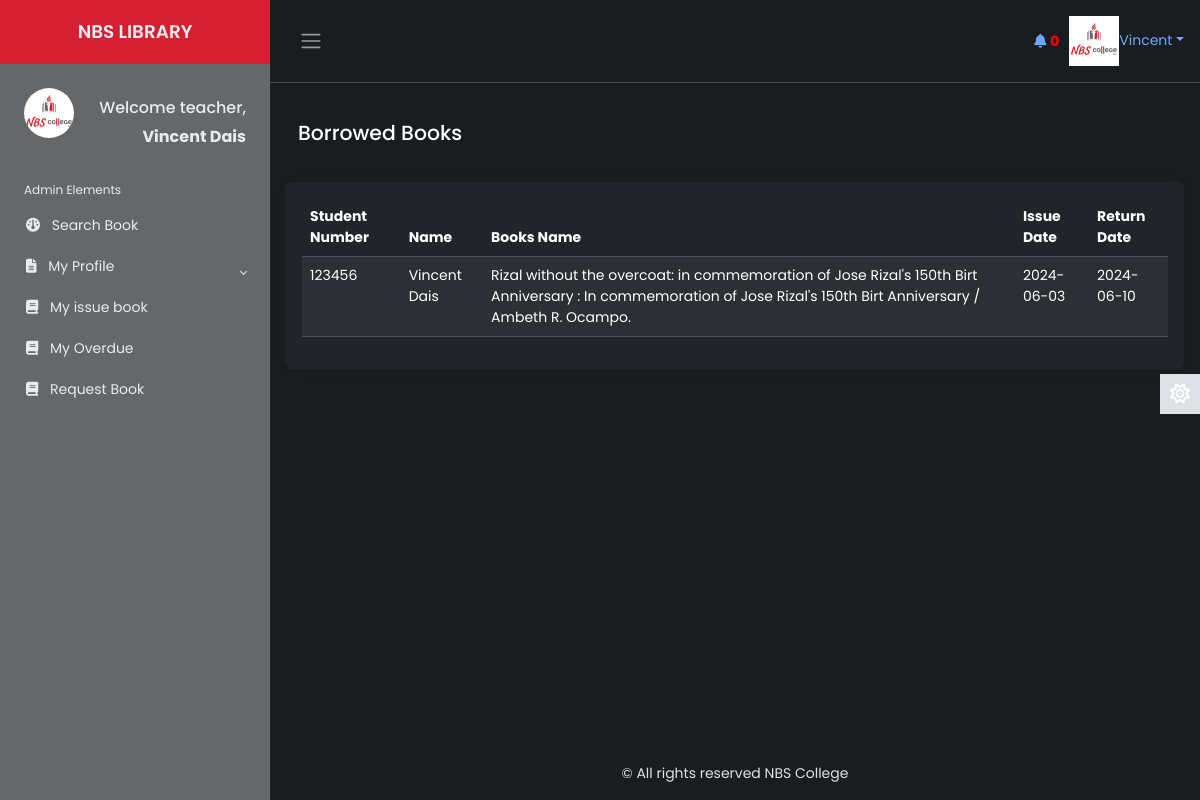
Page /Source/librarian/user/teacher/my-issued-books.php (signed in) on the earlier database version.
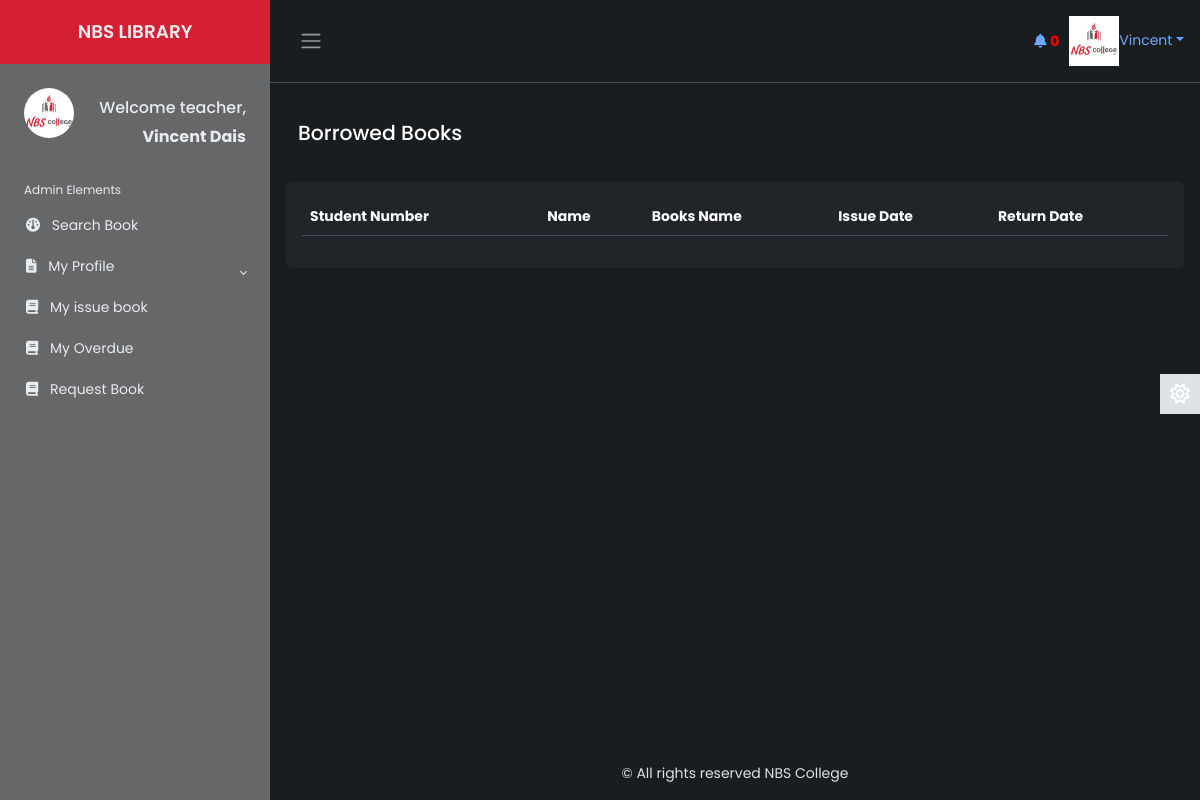
Same page on the later database version.
### tables this page shows
CREATE TABLE `teacher` (
  `id_number` varchar(20) NOT NULL,
  `first_name` varchar(50) NOT NULL,
  `last_name` varchar(50) NOT NULL,
  `middle_name` varchar(50) NOT NULL,
  `email` varchar(50) NOT NULL,
  `dept` varchar(50) NOT NULL,
  `password` varchar(50) NOT NULL,
  `user_type` varchar(50) NOT NULL,
  `photo` varchar(5000) NOT NULL,
  `status` varchar(7) NOT NULL,
  `vkey` varchar(255) NOT NULL,
  `verified` varchar(3) NOT NULL
);

CREATE TABLE `issue_book` (
  `id` bigint(20) NOT NULL,
  `utype` varchar(10) NOT NULL,
  `student_number` varchar(20) NOT NULL,
  `name` varchar(100) NOT NULL,
  `last_name` varchar(50) NOT NULL,
  `middle_name` varchar(50) NOT NULL,
  `dept` varchar(10) NOT NULL,
  `phone` varchar(20) NOT NULL,
  `email` varchar(100) NOT NULL,
  `booksname` varchar(5000) NOT NULL,
  `accession_number` varchar(5000) NOT NULL,
  `booksissuedate` varchar(10) NOT NULL,
  `booksreturndate` varchar(10) NOT NULL,
  `username` varchar(20) NOT NULL
);

### Source/librarian/user/teacher/my-issued-books.php (the view, shortened to what the changed rows need)
        <?php
    include 'inc/header.php';
    include 'inc/connection.php';
 ?>
<main class="content px-3 py-2">
            <br>
            <div class="card border-0">
                        <div class="card-body">
                            <table class="table table-hover text-left table-striped" id="dtBasicExample">
                            <thead>
                                            <tr>
												<th>Student Number</th>
												<th>Name</th>
												<th>Books Name</th>
												<th>Issue Date</th>
												<th>Return Date</th>
                                            </tr>
                                       </thead>
                                        <tbody>
										<?php
											$res= mysqli_query($link, "select * from issue_book where student_number='".$_SESSION['teacher']."' ORDER BY id DESC");
											while ($row=mysqli_fetch_array($res)) {
												echo "<tr>";
												echo "<td>"; echo $row["student_number"]; echo "</td>";
												echo "<td>"; echo $row["name"]; echo "</td>";
												echo "<td>"; echo $row["booksname"]; echo "</td>";
												echo "<td>"; echo $row["booksissuedate"]; echo "</td>";
												echo "<td>"; echo $row["booksreturndate"]; echo "</td>";
												echo "</tr>";
											}
										?>
                                        </tbody>
                            </table>
                        </div>
                    </div>
            </main>

### Source/librarian/user/teacher/inc/header.php (shortened to what the changed rows need)
       <?php
    include 'inc/connection.php';
 ?>
<!DOCTYPE html>
<html lang="en" data-bs-theme="dark">
<head>
    <link href="https://cdn.datatables.net/v/dt/jszip-3.10.1/dt-2.0.3/b-3.0.1/b-html5-3.0.1/b-print-3.0.1/datatables.min.css" rel="stylesheet">
    <link href="https://cdn.jsdelivr.net/npm/bootstrap@5.3.3/dist/css/bootstrap.min.css" rel="stylesheet">
    <link rel="stylesheet" href="inc/css/custom1.css">
    <link rel="stylesheet" href="inc/css/animate.css">
</head>
<body>
    <div class="wrapper">
    <aside id="sidebar" class="js-sidebar">
            <div class="h-100">
                <ul class="sidebar-nav">
                    <li class="sidebar-header">
                        <span>
                        <?php
						  $res1 = mysqli_query($link, "select * from teacher where id_number='".$_SESSION['teacher']."'");
						  while ($row1 = mysqli_fetch_array($res1)){
							  ?><img src="<?php echo $row1["photo"]; ?> " height="50px" width="50px" alt="something wrong" class="rounded-circle" style="float:left;"> </a> <?php
						  }
                        ?>
						<h6 style="float: right; margin-top: 10px; color:inherit;">
						Welcome
			   		<?php
					$res1 = mysqli_query($link, "select * from teacher where id_number='".$_SESSION['teacher']."'");
					while ($row = mysqli_fetch_array($res1)){
						?><?php echo $row["user_type"]; ?><span>,</span><?php
					}
			   		?>
            			</h6>
                        </span>
                        <h6 style="float:inline-end; margin-top: 1px; font-weight:bolder;">
			   		<?php
					$res1 = mysqli_query($link, "select * from teacher where id_number='".$_SESSION['teacher']."'");
					while ($row = mysqli_fetch_array($res1)){
						?><?php echo $row["first_name"]; ?><span> <?php echo $row["last_name"]; ?></span><?php
					}
			   		?>
            			</h6>
                    </li>
                    <br>
					<br>
					<br>
                </ul>
            </div>
        </aside>
        <div class="main">
            <nav class="navbar navbar-expand px-3 border-bottom">
                <div class="navbar-collapse navbar">
                        <li class="nav-item dropdown">
								<?php
									  $res1 = mysqli_query($link, "select * from teacher where id_number='".$_SESSION['teacher']."'");
										  ?><a href="" class="dropdown-toggle" data-bs-toggle="dropdown" ><img src="<?php echo $row["photo"]; ?>" alt="" height="50px" width="50px" ><span><?php echo $_SESSION["student"]; ?></span></a> <?php
									  while ($row = mysqli_fetch_array($res1)){
										 ?><a href="" class="dropdown-toggle" data-bs-toggle="dropdown" ><img src="<?php echo $row["photo"]; ?>" height="50px" width="50px" img-ro alt=""><span><?php echo $row["first_name"]; ?></span></a> <?php
									 }
                                ?>
                        </li>
                </div>
            </nav>
</body>
</html>

Differences in the rows shown:
removed issue_book: student_number "123456", name "Vincent Dais", booksname "Rizal without the overcoat: in commemoration of Jose Rizal's 150th Birt Anniversary : In commemoration of Jose Rizal's 150th Birt Anniversary / Ambeth R. Ocampo.", booksissuedate "2024-06-03", booksreturndate "2024-06-10"
